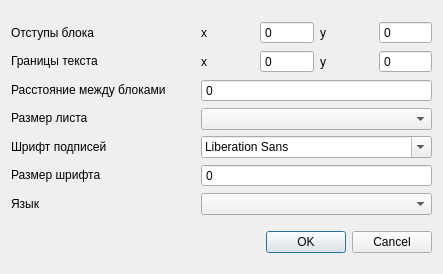
<?xml version="1.0" encoding="UTF-8"?>
<ui version="4.0">
 <class>DrawSettingsDialog</class>
 <widget class="QDialog" name="DrawSettingsDialog">
  <property name="windowModality">
   <enum>Qt::NonModal</enum>
  </property>
  <property name="geometry">
   <rect>
    <x>0</x>
    <y>0</y>
    <width>443</width>
    <height>274</height>
   </rect>
  </property>
  <property name="sizePolicy">
   <sizepolicy hsizetype="Fixed" vsizetype="Fixed">
    <horstretch>0</horstretch>
    <verstretch>0</verstretch>
   </sizepolicy>
  </property>
  <property name="windowTitle">
   <string>Dialog</string>
  </property>
  <layout class="QVBoxLayout" name="verticalLayout_3">
   <item>
    <layout class="QHBoxLayout" name="settingsLayout">
     <item>
      <layout class="QVBoxLayout" name="labelsLayout">
       <item>
        <widget class="QLabel" name="marginLabel">
         <property name="text">
          <string>Отступы блока</string>
         </property>
        </widget>
       </item>
       <item>
        <widget class="QLabel" name="paddingLabel">
         <property name="text">
          <string>Границы текста</string>
         </property>
        </widget>
       </item>
       <item>
        <widget class="QLabel" name="bsLabel">
         <property name="text">
          <string>Расстояние между блоками</string>
         </property>
        </widget>
       </item>
       <item>
        <widget class="QLabel" name="lisSizeLabel">
         <property name="text">
          <string>Размер листа</string>
         </property>
        </widget>
       </item>
       <item>
        <widget class="QLabel" name="fontLabel">
         <property name="text">
          <string>Шрифт подписей</string>
         </property>
        </widget>
       </item>
       <item>
        <widget class="QLabel" name="fontSizeLabel">
         <property name="text">
          <string>Размер шрифта</string>
         </property>
        </widget>
       </item>
       <item>
        <widget class="QLabel" name="languageLabel">
         <property name="text">
          <string>Язык</string>
         </property>
        </widget>
       </item>
      </layout>
     </item>
     <item>
      <layout class="QVBoxLayout" name="inputLayout">
       <item>
        <layout class="QHBoxLayout" name="marginLayout">
         <item>
          <widget class="QLabel" name="xmLabel">
           <property name="text">
            <string>x</string>
           </property>
          </widget>
         </item>
         <item>
          <widget class="QSpinBox" name="xmBox">
           <property name="frame">
            <bool>true</bool>
           </property>
           <property name="buttonSymbols">
            <enum>QAbstractSpinBox::NoButtons</enum>
           </property>
           <property name="keyboardTracking">
            <bool>true</bool>
           </property>
           <property name="maximum">
            <number>100</number>
           </property>
           <property name="stepType">
            <enum>QAbstractSpinBox::DefaultStepType</enum>
           </property>
          </widget>
         </item>
         <item>
          <widget class="QLabel" name="ymLabel">
           <property name="text">
            <string>y</string>
           </property>
          </widget>
         </item>
         <item>
          <widget class="QSpinBox" name="ymBox">
           <property name="frame">
            <bool>true</bool>
           </property>
           <property name="buttonSymbols">
            <enum>QAbstractSpinBox::NoButtons</enum>
           </property>
           <property name="keyboardTracking">
            <bool>true</bool>
           </property>
           <property name="maximum">
            <number>100</number>
           </property>
           <property name="stepType">
            <enum>QAbstractSpinBox::DefaultStepType</enum>
           </property>
          </widget>
         </item>
        </layout>
       </item>
       <item>
        <layout class="QHBoxLayout" name="paddingLayout">
         <item>
          <widget class="QLabel" name="xpLabel">
           <property name="text">
            <string>x</string>
           </property>
          </widget>
         </item>
         <item>
          <widget class="QSpinBox" name="xpBox">
           <property name="frame">
            <bool>true</bool>
           </property>
           <property name="buttonSymbols">
            <enum>QAbstractSpinBox::NoButtons</enum>
           </property>
           <property name="keyboardTracking">
            <bool>true</bool>
           </property>
           <property name="maximum">
            <number>100</number>
           </property>
           <property name="stepType">
            <enum>QAbstractSpinBox::DefaultStepType</enum>
           </property>
          </widget>
         </item>
         <item>
          <widget class="QLabel" name="ypLabel">
           <property name="text">
            <string>y</string>
           </property>
          </widget>
         </item>
         <item>
          <widget class="QSpinBox" name="ypBox">
           <property name="frame">
            <bool>true</bool>
           </property>
           <property name="buttonSymbols">
            <enum>QAbstractSpinBox::NoButtons</enum>
           </property>
           <property name="keyboardTracking">
            <bool>true</bool>
           </property>
           <property name="maximum">
            <number>100</number>
           </property>
           <property name="stepType">
            <enum>QAbstractSpinBox::DefaultStepType</enum>
           </property>
          </widget>
         </item>
        </layout>
       </item>
       <item>
        <widget class="QSpinBox" name="bsBox">
         <property name="frame">
          <bool>true</bool>
         </property>
         <property name="buttonSymbols">
          <enum>QAbstractSpinBox::NoButtons</enum>
         </property>
         <property name="keyboardTracking">
          <bool>true</bool>
         </property>
         <property name="maximum">
          <number>100</number>
         </property>
         <property name="stepType">
          <enum>QAbstractSpinBox::DefaultStepType</enum>
         </property>
        </widget>
       </item>
       <item>
        <widget class="QComboBox" name="listSizesBox">
         <property name="sizePolicy">
          <sizepolicy hsizetype="Minimum" vsizetype="Fixed">
           <horstretch>0</horstretch>
           <verstretch>0</verstretch>
          </sizepolicy>
         </property>
        </widget>
       </item>
       <item>
        <widget class="QFontComboBox" name="fontComboBox">
         <property name="sizePolicy">
          <sizepolicy hsizetype="Minimum" vsizetype="Fixed">
           <horstretch>0</horstretch>
           <verstretch>0</verstretch>
          </sizepolicy>
         </property>
        </widget>
       </item>
       <item>
        <widget class="QSpinBox" name="fontSizeBox">
         <property name="frame">
          <bool>true</bool>
         </property>
         <property name="buttonSymbols">
          <enum>QAbstractSpinBox::NoButtons</enum>
         </property>
         <property name="keyboardTracking">
          <bool>true</bool>
         </property>
         <property name="maximum">
          <number>100</number>
         </property>
         <property name="stepType">
          <enum>QAbstractSpinBox::DefaultStepType</enum>
         </property>
        </widget>
       </item>
       <item>
        <widget class="QComboBox" name="languageBox"/>
       </item>
      </layout>
     </item>
    </layout>
   </item>
   <item>
    <layout class="QHBoxLayout" name="buttonsLayout">
     <property name="spacing">
      <number>5</number>
     </property>
     <property name="sizeConstraint">
      <enum>QLayout::SetMinimumSize</enum>
     </property>
     <item>
      <spacer name="horizontalSpacer">
       <property name="orientation">
        <enum>Qt::Horizontal</enum>
       </property>
       <property name="sizeHint" stdset="0">
        <size>
         <width>40</width>
         <height>20</height>
        </size>
       </property>
      </spacer>
     </item>
     <item>
      <widget class="QDialogButtonBox" name="buttonBox">
       <property name="orientation">
        <enum>Qt::Horizontal</enum>
       </property>
       <property name="standardButtons">
        <set>QDialogButtonBox::Cancel|QDialogButtonBox::Ok</set>
       </property>
      </widget>
     </item>
    </layout>
   </item>
  </layout>
 </widget>
 <resources/>
 <connections>
  <connection>
   <sender>buttonBox</sender>
   <signal>accepted()</signal>
   <receiver>DrawSettingsDialog</receiver>
   <slot>accept()</slot>
   <hints>
    <hint type="sourcelabel">
     <x>248</x>
     <y>254</y>
    </hint>
    <hint type="destinationlabel">
     <x>157</x>
     <y>274</y>
    </hint>
   </hints>
  </connection>
  <connection>
   <sender>buttonBox</sender>
   <signal>rejected()</signal>
   <receiver>DrawSettingsDialog</receiver>
   <slot>reject()</slot>
   <hints>
    <hint type="sourcelabel">
     <x>316</x>
     <y>260</y>
    </hint>
    <hint type="destinationlabel">
     <x>286</x>
     <y>274</y>
    </hint>
   </hints>
  </connection>
 </connections>
</ui>
